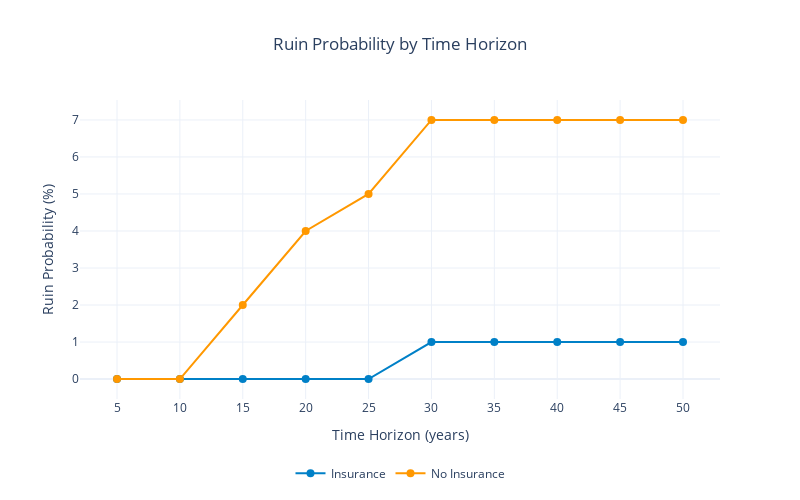

Notebook code for this chart:
### Code cell
import plotly.graph_objects as go
from plotly.subplots import make_subplots
from ergodic_insurance.visualization.core import WSJ_COLORS
import numpy as np

# Print results
print(f"\nRuin Probabilities by Time Horizon:")
for yr, prob in results.ruin_probability.items():
    print(f"  {yr} years: {prob*100:.2f}%")

print(f"\nConvergence achieved: {'Yes' if results.convergence else 'No'}")

# --------------------------------------
# Ruin probability comparison (1,2)
# --------------------------------------
# Single figure without subplots
fig = go.Figure()
fig.add_trace(
    go.Scatter(
        x=list(results.ruin_probability.keys()),
        y=[prob * 100 for prob in results.ruin_probability.values()],
        mode='lines+markers',
        name='Insurance',
        line=dict(width=2, color=WSJ_COLORS.get('blue', '#1f77b4')),
        marker=dict(size=8)
    )
)
fig.add_trace(
    go.Scatter(
        x=list(results_no_ins.ruin_probability.keys()),
        y=[prob * 100 for prob in results_no_ins.ruin_probability.values()],
        mode='lines+markers',
        name='No Insurance',
        line=dict(width=2, color=WSJ_COLORS.get('orange', '#ff7f0e')),
        marker=dict(size=8)
    )
)

# Update layout
fig.update_layout(
    title={
        "text": "Ruin Probability by Time Horizon",
        "x": 0.5,
        "xanchor": "center"
    },
    template='plotly_white',
    showlegend=True,
    legend=dict(
        orientation='h',
        x=0.5,
        xanchor='center',
        y=-0.2,
        yanchor='top'
    ),
    width=800,
    height=500
)

# Axes titles
fig.update_xaxes(title_text="Time Horizon (years)")
fig.update_yaxes(title_text="Ruin Probability (%)")

fig.show()

### Figure 1 — Plotly figure (JSON) as saved in the notebook; plotly's stock layout.template omitted (floating-point values rounded to 4 significant figures)
{"data": [{"line": {"color": "#0080C7", "width": 2}, "marker": {"size": 8}, "mode": "lines+markers", "name": "Insurance", "type": "scatter", "x": ["5", "10", "15", "20", "25", "30", "35", "40", "45", "50"], "y": [0, 0, 0, 0, 0, 1, 1, 1, 1, 1]}, {"line": {"color": "#FF9800", "width": 2}, "marker": {"size": 8}, "mode": "lines+markers", "name": "No Insurance", "type": "scatter", "x": ["5", "10", "15", "20", "25", "30", "35", "40", "45", "50"], "y": [0, 0, 2, 4, 5, 7.0, 7.0, 7.0, 7.0, 7.0]}], "layout": {"height": 500, "legend": {"orientation": "h", "x": 0.5, "xanchor": "center", "y": -0.2, "yanchor": "top"}, "showlegend": true, "title": {"text": "Ruin Probability by Time Horizon", "x": 0.5, "xanchor": "center"}, "width": 800, "xaxis": {"title": {"text": "Time Horizon (years)"}}, "yaxis": {"title": {"text": "Ruin Probability (%)"}}}}
